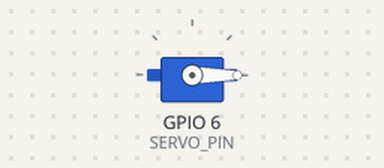
The program below on a simulated Raspberry Pi (BCM pin numbers). Parts: servo. Servo angles are drawn from the pulse width (0.5 ms = 0°, 2.5 ms = 180°). At 3.0 s the program stops and its outputs stay as they are.

Above: at 0.1 s.
At 2.6 s:
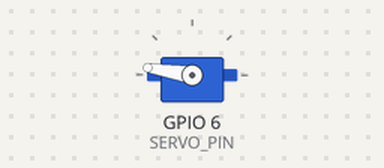
Timing chart, 0 to 4.1 s (numbered marks = the images above):
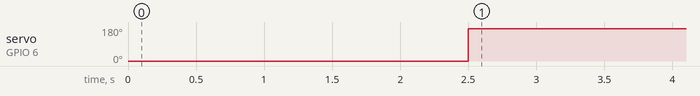

The program:

ServoGateTest.py
```python
import RPi.GPIO as GPIO
import time

# **設定 GPIO 腳位**
SERVO_PIN = 6  # 你可以改成 12, 13, 18, 19（建議）
FREQ = 50  # MG90S 伺服馬達使用 50Hz PWM 頻率

# **初始化 GPIO**
GPIO.setmode(GPIO.BCM)
GPIO.setup(SERVO_PIN, GPIO.OUT)

# **建立 PWM 物件**
pwm = GPIO.PWM(SERVO_PIN, FREQ)  # PWM 頻率 50Hz
pwm.start(0)  # 初始狀態，避免抖動

pwm.ChangeDutyCycle(2) # 關廚餘閘門
time.sleep(0.5)
pwm.ChangeDutyCycle(0) # 開廚餘閘門
time.sleep(2)
pwm.ChangeDutyCycle(12)
time.sleep(0.5)
pwm.ChangeDutyCycle(0)
```

Measured:
- by itself, servo on GPIO 6 (SERVO_PIN): 0° → 171° at 2.5 s
